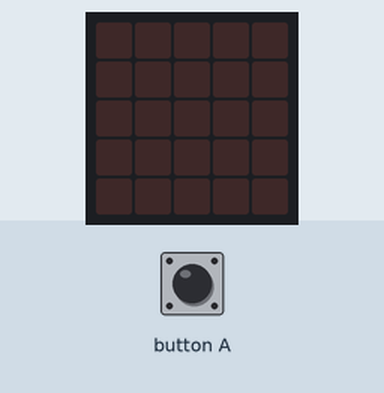
Recording of a program running on a simulated BBC micro:bit running MicroPython. Shown: the board's 5×5 LED display. The test bench sets the inputs (shaded band). Random numbers come from a fixed seed.

Above: at 1.2 s.
1.3 s: button A pressed for 0.15 s
At 2.5 s:
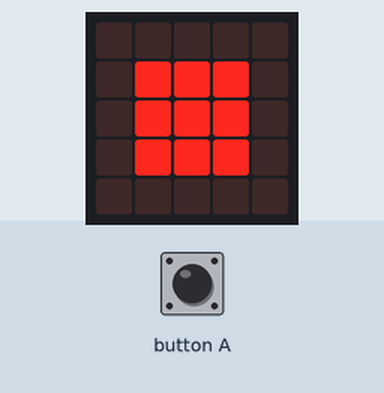
2.9 s: button A pressed for 1 s
At 3.8 s:
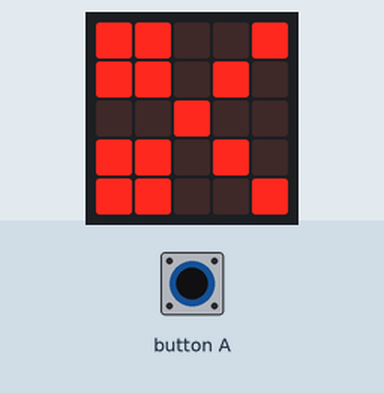
5.4 s: button A pressed for 3.2 s
At 5.7 s:
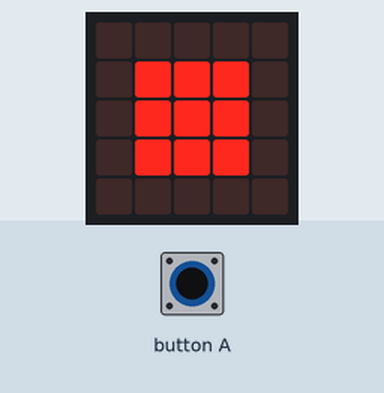
10.1 s: button A pressed for 0.15 s
At 10.5 s:
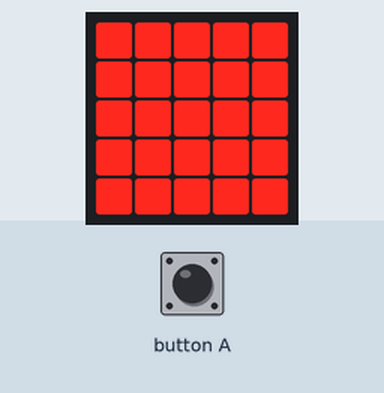
Timing chart, 0 to 12.7 s (numbered marks = the images above; inputs shaded):
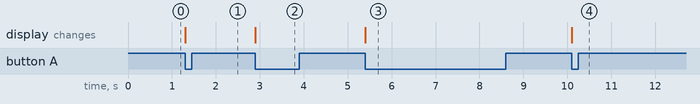

Measured:
- after the input at 1.3 s, the display: changes at once (image 1)
- after the input at 2.9 s, the display: changes at once (image 2)
- after the input at 5.4 s, the display: changes at once (image 3)
- after the input at 10.1 s, the display: changes at once (image 4)

The program:

02_05_kps.py
```python
# 02_05_kps.py
from microbit import *
import random

# luodaan kuvat
kivi = Image("00000:""09990:""09990:""09990:""00000:")
paperi = Image("99999:""99999:""99999:""99999:""99999:")
sakset = Image("99009:""99090:""00900:""99090:""99009:")
# luodaan muuttuja ja annetaan sille arvo 0 nyt aluksi
heitto = 0
while True:
    if button_a.was_pressed():
        heitto = random.randint(1, 3)
        if heitto == 1:
            display.show(kivi)
        elif heitto == 2:
            display.show(paperi)
        else:
            display.show(sakset)
```
